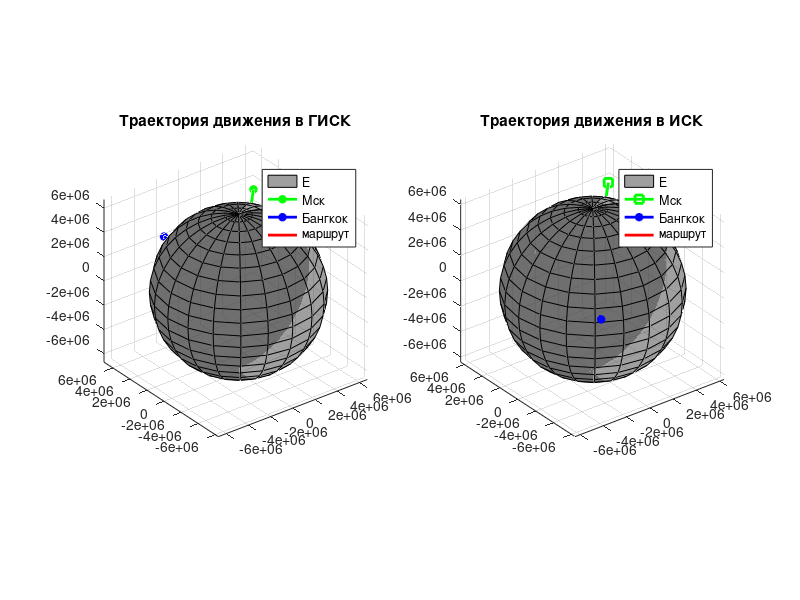

This chart was generated by the following MATLAB code:
clear;
clc;

fprintf ("I.M.Markov - \n");
fprintf ("Primitive orthodromy realization\n");
fprintf ("==================================\n");


%% Блок начальных условий =================================================

try
    % Инит данные для моделирования
    initial_data = struct;   % Структура начальных условий
    initial_data.m0 = [55.7558, 37.6173]; % МСК
    % initial_data.m1 = [51.1, 0.12];% Лондон
    initial_data.m1 = [13.7563, 100.5018]; % Бангкок
    initial_data.W = 250; % Модуль вектора путевой скорости [м/с ]
    initial_data.t = 60 * 60; % Время в движении [sec]
    initial_data.h = 1000000; % высота движения
    initial_data.Hz = 10; % Герцовка записи данных
    
    const_values = struct; % Структура константных значений
    const_values.W_earth = 7.2921159e-5; % [1/sec]
    const_values.R_earth = 6371000; % R Земли [m]
    
    output_data = struct; % Структура выходных (итоговых данных)
    
    MACROS = struct;
    MACROS.plot = 1;
    MACROS.save_grafs = 1;

    fprintf ("[INFO] == data initial success\n");
catch exception
    fprintf ("[ERROR] == error with data initialization -> %s\n", exception.message);
end


%% Подготовка дополнительных данных =======================================
% Градусы в радианы
initial_data.m0 = deg2rad(initial_data.m0);
initial_data.m1 = deg2rad(initial_data.m1);

% переводим широты и долготы в декартовы координаты
initial_data.e0 = ...
    (const_values.R_earth +initial_data.h) * [cos(initial_data.m0(1)) * cos(initial_data.m0(2));
                                              cos(initial_data.m0(1)) * sin(initial_data.m0(2));
                                              sin(initial_data.m0(1))];


initial_data.e1 = ...
    (const_values.R_earth +initial_data.h) * [cos(initial_data.m1(1)) * cos(initial_data.m1(2));
                                              cos(initial_data.m1(1)) * sin(initial_data.m1(2));
                                              sin(initial_data.m1(1))];


% Угол поворота
alpha = acos (dot(initial_data.e0, initial_data.e1) / ...
    (norm(initial_data.e0) * norm(initial_data.e1)));

% вектор поворота
e_c = cross(initial_data.e0, initial_data.e1); e_c = e_c / norm(e_c);
e_c = e_c;

% Длина маршрута:
L = (const_values.R_earth + initial_data.h) * alpha;

% Время в пути:
T = L / initial_data.W;

% Угловая скорость
wc = initial_data.W / (const_values.R_earth + initial_data.h);

% Шаг времени
dt = 0:(1 / initial_data.Hz):T;

C = [0,      -e_c(3),  e_c(2);
     e_c(3),  0,       -e_c(1);
     -e_c(2), e_c(1),  0];

% Определяем шаг угловой скорости вращения
step_beta = wc * (1 / initial_data.Hz);

% Создаём итоговые массивы выходных данных
output_data.r_m_gisk = zeros (length(0:step_beta:alpha), 3);
output_data.r_m_isk = zeros (length(0:step_beta:alpha), 3);
output_data.v_m_gisk = zeros (length(0:step_beta:alpha), 3);
output_data.v_m_isk = zeros (length(0:step_beta:alpha), 3);

% Матрица поворота с учётом углового шага
A = (eye(3) * cos(step_beta)) + ((1 - cos(step_beta))*(e_c * e_c')) - (C * sin(step_beta));

% Перевод начальной и конечной точки в ИСК
initial_data.e0_isk =[+cos(const_values.W_earth * 0), -sin(const_values.W_earth * 0), 0;
                      +sin(const_values.W_earth * 0), +cos(const_values.W_earth * 0), 0;
                      0, 0, 1] * initial_data.e0;

initial_data.e1_isk =[+cos(const_values.W_earth * T), -sin(const_values.W_earth * T), 0;
                      +sin(const_values.W_earth * T), +cos(const_values.W_earth * T), 0;
                      0, 0, 1] * initial_data.e1;

%% main cycle

% % Матрица пересчёта ГИСК -> ИСК
% M_IE = [+cos(const_values.W_earth * dt), -sin(const_values.W_earth * dt), 0;
%         +sin(const_values.W_earth * dt), +cos(const_values.W_earth * dt), 0;
%         0, 0, 1];


for count = 1:length(output_data.r_m_gisk)

    if (count == 1)
        output_data.r_m_gisk(count, :) =  initial_data.e0';
        output_data.r_m_isk(count, :) = [+cos(const_values.W_earth * dt(count)), -sin(const_values.W_earth * dt(count)), 0;
                                         +sin(const_values.W_earth * dt(count)), +cos(const_values.W_earth * dt(count)), 0;
                                         0, 0, 1] * output_data.r_m_gisk(count, :)';

        % output_data.v_m_gisk(count, :) = cross(e_c, output_data.r_m_gisk(count, :)); 
        % output_data.v_m_gisk(count, :) = output_data.v_m_gisk(count, :) / norm (output_data.v_m_gisk(count, :));
        % output_data.v_m_gisk(count, :) = output_data.v_m_gisk(count, :) * initial_data.W;
    else
        output_data.r_m_gisk(count, :) = A' * output_data.r_m_gisk(count-1, :)';
        output_data.r_m_isk(count, :) = [+cos(const_values.W_earth * dt(count)), -sin(const_values.W_earth * dt(count)), 0;
                                         +sin(const_values.W_earth * dt(count)), +cos(const_values.W_earth * dt(count)), 0;
                                         0, 0, 1] * output_data.r_m_gisk(count, :)';

        % output_data.v_m_gisk(count, :) = cross(e_c, output_data.r_m_gisk(count, :)); 
        % output_data.v_m_gisk(count, :) = output_data.v_m_gisk(count, :) / norm (output_data.v_m_gisk(count, :));
        % output_data.v_m_gisk(count, :) = output_data.v_m_gisk(count, :) * initial_data.W;
    end

end





%% ВЫвод инфо =============================================================
fprintf ("Путевая скорость - %.4f [m/s] \n", initial_data.W);

fprintf ("Длина маршрута - %.4f [m] \n", L);
fprintf ("               - %.4f [km] \n", L/1000);

fprintf ("Время в пути - %.4f [s]\n", T);
fprintf ("             - %.4f [m]\n", T/60);
fprintf ("             - %.4f [h]\n", T/3600);




%% PLOTS
% для картинок
sz = get (0, 'MonitorPositions');
pic_size = [0 0 1000, 500];
pics_path = "pics/";
LW = 2;


if (MACROS.plot == 1)
    % Траектория полёта ЛА
    try
        Figure_trajectory = figure ('Position', pic_size);
        
        subplot (1, 2, 1) % --------------------------------------------- ГИСК
        [x,y,z] = sphere;
        axis equal
        surf(const_values.R_earth * x, ...
             const_values.R_earth * y, ...
             const_values.R_earth * z, ...
             'facecolor','#404040', 'facealpha',.5); 
        grid on;
        axis equal
        hold on;
        
        % вектор начала маршрута
        plot3 ([0, initial_data.e0(1)], ...
               [0, initial_data.e0(2)], ...
               [0, initial_data.e0(3)], ...
               '-*g', 'linewidth',LW);
        
        % вектор конца маршрута
        plot3 ([0, initial_data.e1(1)], ...
               [0, initial_data.e1(2)], ...
               [0, initial_data.e1(3)], ...
               '-*b', 'linewidth',LW);
        
        % % нормаль вращения
        % plot3 ([0, const_values.R_earth * e_c(1)], ...
        %        [0, const_values.R_earth * e_c(2)], ...
        %        [0, const_values.R_earth * e_c(3)], ...
        %        '-*r', 'linewidth',LW);
        
        % Траектория движения ГИСК
        plot3 (output_data.r_m_gisk(:, 1), ...
               output_data.r_m_gisk(:, 2), ...
               output_data.r_m_gisk(:, 3), ...
               '-r', 'linewidth',LW);
        
        title ('Траектория движения в ГИСК')
        legend ("E", "Мск", "Бангкок", "маршрут");
        
        subplot (1, 2, 2) % --------------------------------------------- ИСК
        axis equal
        surf(const_values.R_earth * x, ...
             const_values.R_earth * y, ...
             const_values.R_earth * z, ...
             'facecolor','#404040', 'facealpha',.5); 
        grid on;
        axis equal
        hold on;
        
        % вектор начала маршрута в ИСК
        plot3 ([0, output_data.r_m_isk(1, 1)], ...
               [0, output_data.r_m_isk(1, 2)], ...
               [0, output_data.r_m_isk(1, 3)], ...
               '-gs', 'linewidth',LW);
        
        % вектор конца маршрута в ИСК
        plot3 ([0, output_data.r_m_isk(end, 1)], ...
               [0, output_data.r_m_isk(end, 2)], ...
               [0, output_data.r_m_isk(end, 3)], ...
               '-*b', 'linewidth',LW);
        
        % Траектория движения ИСК
        plot3 (output_data.r_m_isk(:, 1), ...
               output_data.r_m_isk(:, 2), ...
               output_data.r_m_isk(:, 3), ...
               '-r', 'linewidth',LW);
        
        title ('Траектория движения в ИСК')
        legend ("E", "Мск", "Бангкок", "маршрут");
    
        if (MACROS.save_grafs == 1)
            exportgraphics (Figure_trajectory, pics_path+"trajectory.png");
            close (Figure_trajectory);
        end

        fprintf ("[INFO] == Figure_trajectory plot and save\n");
    catch exception
        fprintf ("[ERROR] == error with Figure_trajectory -> %s\n", exception.message);
    end
end


clear A C dt e_c L Ln T wc LW monitor M_IE x y z sz alpha
clear step_beta save_graf_trigger pics_path pic_size F0 count
